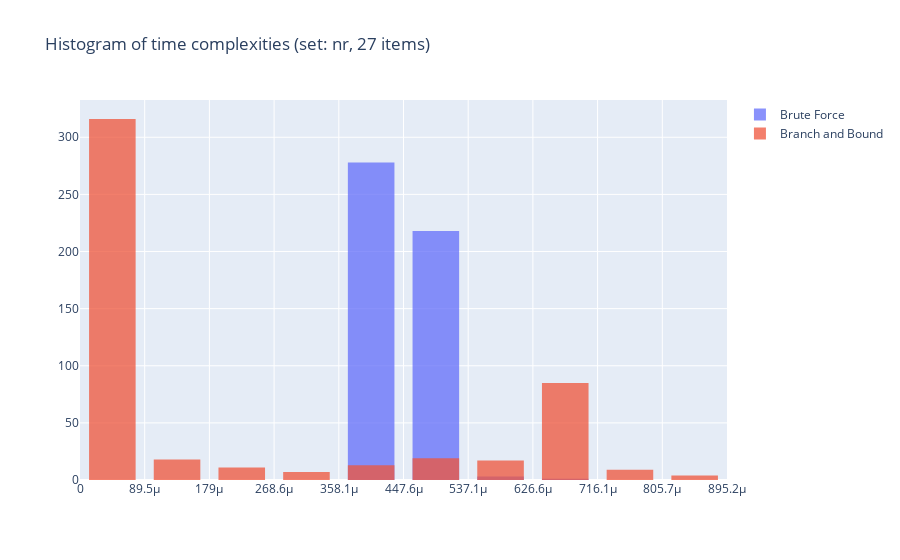

The notebook cell saved with this chart:
### Code cell
plotHistogram(dfs, "nr", 15, 
    "Histogram of time complexities (set: nr, 27 items)",
    "Seconds", "seconds"
    )

### Figure 1 — Plotly figure (JSON) as saved in the notebook; plotly's stock layout.template omitted (floating-point values rounded to 4 significant figures; data arrays with more than 128 entries replaced by an {"elided": "..."} marker saying what was removed)
{"data": [{"name": "Brute Force", "opacity": 0.75, "type": "histogram", "x": {"elided": "500 float values"}, "xbins": {"end": 0.0008952, "size": 8.952e-05, "start": 0}}, {"name": "Branch and Bound", "opacity": 0.75, "type": "histogram", "x": {"elided": "500 float values"}, "xbins": {"end": 0.0008952, "size": 8.952e-05, "start": 0}}], "layout": {"bargap": 0.2, "bargroupgap": 0.1, "barmode": "overlay", "title": {"text": "Histogram of time complexities (set: nr, 27 items)"}, "xaxis": {"dtick": 8.952e-05, "range": [0, 0.0008952], "showgrid": true, "tick0": 0, "tickmode": "linear"}}}
